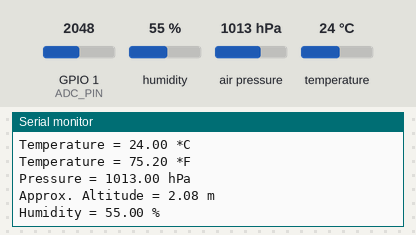
Recording of a sketch running on a simulated ESP32. On the bench: the last lines printed to the serial monitor. The test bench sets the inputs (shaded band); at power-on: humidity 55 %, air pressure 1013 hPa, temperature 24 °C, GPIO 1 (ADC_PIN) = 2048.

Above: at 1.3 s.
1.4 s: humidity set to 22 %
At 1.9 s:
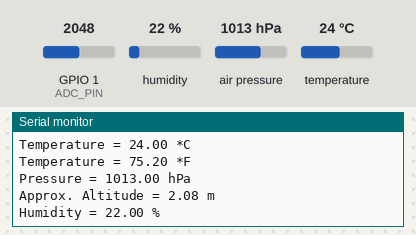
2.9 s: air pressure set to 952 hPa
At 3.4 s:
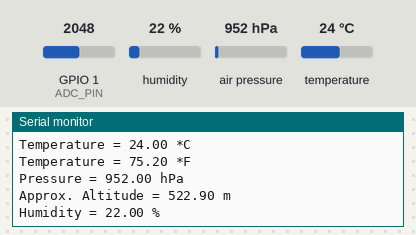

Measured:
- after the input at 1.4 s, the serial monitor: prints a new line after 0.12 s (image 1)
- after the input at 2.9 s, the serial monitor: prints a new line after 0.13 s (image 2)

The sketch:

test_adc_bme.ino
```cpp
#include "Arduino.h"


#include <Adafruit_BME280.h>
#include <Wire.h>


// #define BME_SCK 47
// #define BME_MISO 48
// #define BME_CS 26
// #define BME_MOSI 33

#define BME_SCL 47
#define BME_SDA 48

#define SEALEVELPRESSURE_HPA (1013.25)

#define ADC_PIN 1

// "Make sure to put SDO to high to get address 0x77. This will work with Adafruit BME280 library perfectly." (think this is just for I2C)
// primary SPI ports are supposedly HSPI (SPI2) and VSPI (SPI3)
// http://community.heltec.cn/t/wifi-lora-32-v3-i2c-sda-scl/12029/4


Adafruit_BME280 bme; // I2C
TwoWire BME_Wire(1);
// Adafruit_BME280 bme(BME_CS); // hardware SPI
// Adafruit_BME280 bme(BME_CS, BME_MOSI, BME_MISO, BME_SCK); // software SPI


// ESP32 uses 3.3v 12-bit ADC
int count = 0;
int adc_sum = 0;

void setup() {
  Serial.begin(115200);
  Serial.println("Setup Begin");
  // Mcu.begin(); // what does this do exactly... pretty sure it's needed for LoRa, but is that it?

  pinMode(ADC_PIN, INPUT);

  // bool bmestatus = bme.begin();
  BME_Wire.begin(BME_SDA, BME_SCL, 100000);
  bool bmestatus = bme.begin(0x76, &BME_Wire);
  if (!bmestatus) {
    Serial.println("Could not find a valid BME280 sensor, check wiring, address, sensor ID!");
    Serial.print("SensorID was: 0x"); Serial.println(bme.sensorID(),16);
    Serial.print("        ID of 0xFF probably means a bad address, a BMP 180 or BMP 085\n");
    Serial.print("   ID of 0x56-0x58 represents a BMP 280,\n");
    Serial.print("        ID of 0x60 represents a BME 280.\n");
    Serial.print("        ID of 0x61 represents a BME 680.\n");
    while (1) delay(10);
  }
}


void loop(){
  delay(500);

  // ADC
  int adc_val = analogRead(ADC_PIN);
  adc_sum += adc_val;
  count += 1;

  int adc_avg = 0;
  if(count == 20){
    adc_avg = adc_sum / count;
    // Serial.printf("ADC: %d\n", adc_avg);
    Serial.print("ADC avg: ");
    Serial.println(adc_avg);
    adc_sum = 0;
    count = 0;
  }


  // BME
  Serial.print("Temperature = ");
  Serial.print(bme.readTemperature());
  Serial.println(" *C");

  // Convert temperature to Fahrenheit
  Serial.print("Temperature = ");
  Serial.print(1.8 * bme.readTemperature() + 32);
  Serial.println(" *F");

  Serial.print("Pressure = ");
  Serial.print(bme.readPressure() / 100.0F);
  Serial.println(" hPa");

  Serial.print("Approx. Altitude = ");
  Serial.print(bme.readAltitude(SEALEVELPRESSURE_HPA));
  Serial.println(" m");

  Serial.print("Humidity = ");
  Serial.print(bme.readHumidity());
  Serial.println(" %");

  Serial.println();

}
```
